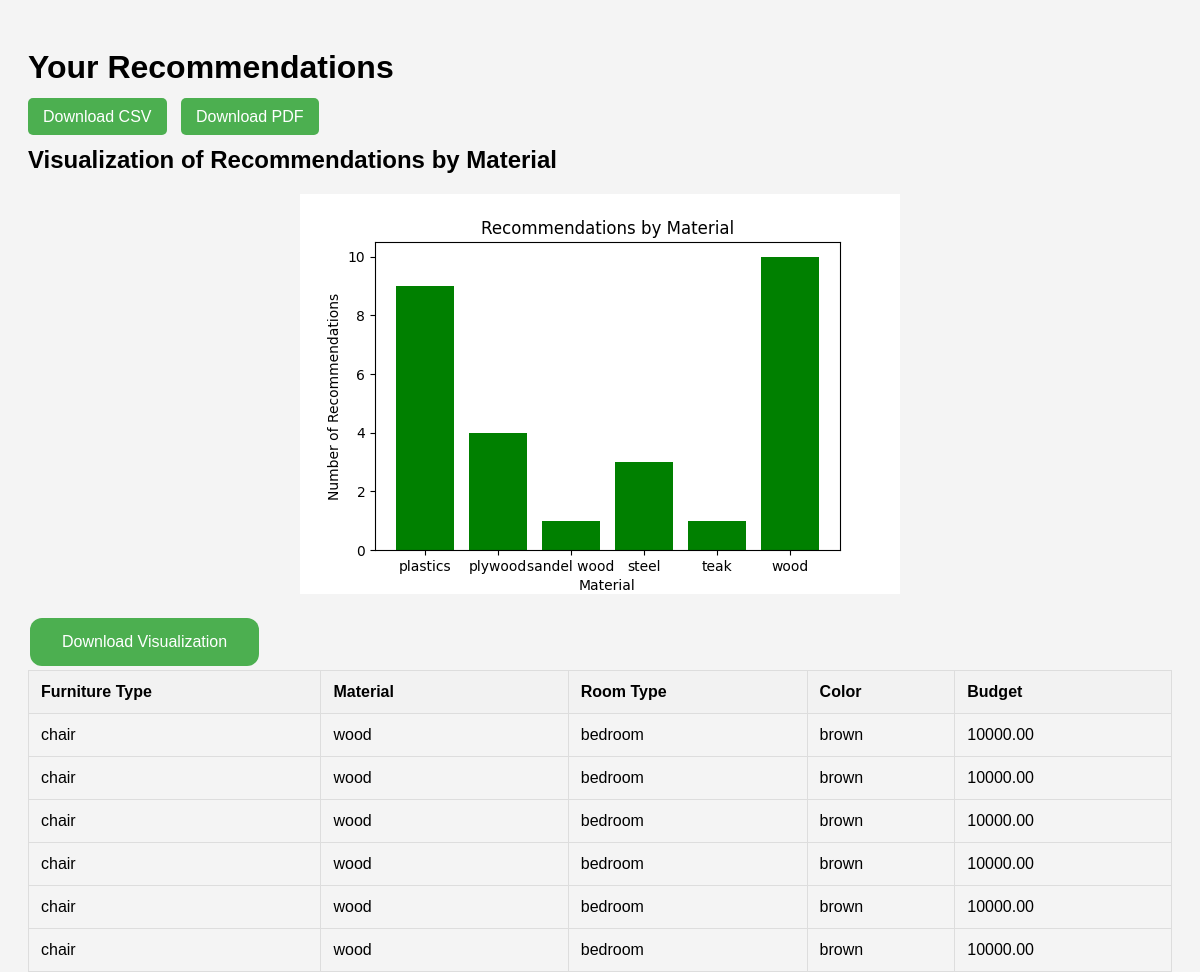
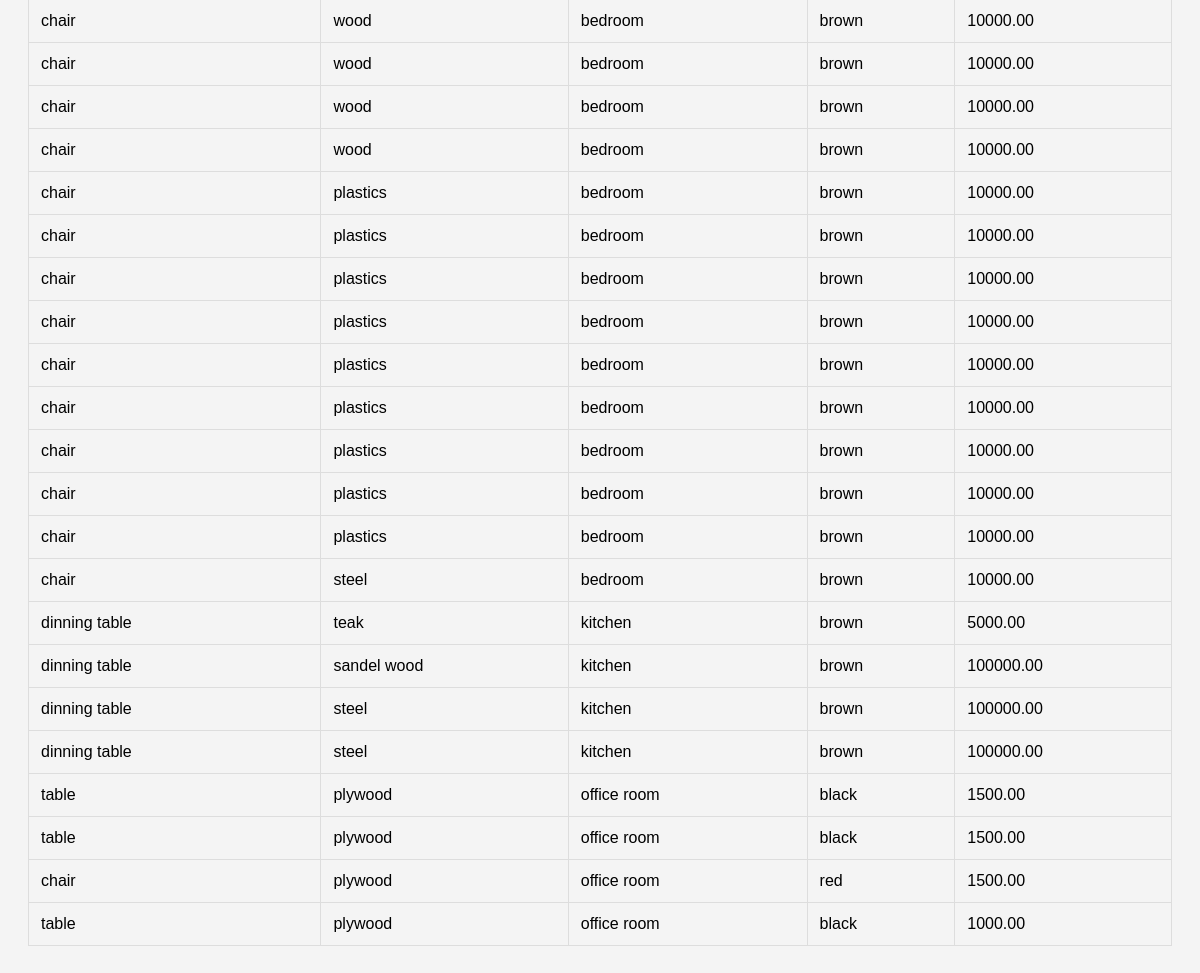
The page /recommendation-results/ on the database its author committed (2 pictures, top to bottom).
### handwash/models.py (models this page shows)
class FurnitureRecommendation(models.Model):
    material = models.CharField(max_length=100)
    furniture_type = models.CharField(max_length=100)
    room_type = models.CharField(max_length=100)
    color = models.CharField(max_length=100)
    budget = models.DecimalField(max_digits=10, decimal_places=2)
    recommendations_count = models.IntegerField(null=True, blank=True, default=0)  # Add this

### handwash/views.py (the view)
# urls.py: path('recommendation-results/', views.recommendation_results, name='recommendation_results'),
def recommendation_results(request):
    recommendations = FurnitureRecommendation.objects.all()
    recommendations_by_material = FurnitureRecommendation.objects.values('material').annotate(count=models.Count('id'))
    materials = [item['material'] for item in recommendations_by_material]
    counts = [item['count'] for item in recommendations_by_material]
    plt.figure(figsize=(6, 4))
    plt.bar(materials, counts, color='green')
    plt.xlabel('Material')
    plt.ylabel('Number of Recommendations')
    plt.title('Recommendations by Material')
    buffer = BytesIO()
    plt.savefig(buffer, format='png')
    buffer.seek(0)
    image_png = buffer.getvalue()
    buffer.close()
    graphic = base64.b64encode(image_png).decode('utf-8')
    return render(request, 'recommendation_results.html', {
        'recommendations': recommendations,
        'graphic': graphic
    })

### handwash/templates/recommendation_results.html (shortened to what this page needs)
<!DOCTYPE html>
<html lang="en">
<head>
</head>
<body>
    <h1>Your Recommendations</h1>
    <div class="download-buttons">
        <a href="{% url 'download_csv' %}">Download CSV</a>
        <a href="{% url 'download_pdf' %}">Download PDF</a>
    </div>
{% if graphic %}
<h2>Visualization of Recommendations by Material</h2>
<img id="visualization" alt="Bar chart of recommendations">
<button id="download-button" style="
    background-color: #4CAF50; /* Green background */
    border: none; /* Remove borders */
    color: white; /* White text */
    padding: 15px 32px; /* Some padding */
    text-align: center; /* Center the text */
    text-decoration: none; /* Remove underline */
    display: inline-block; /* Get it to display inline */
    font-size: 16px; /* Increase font size */
    margin: 4px 2px; /* Some margin */
    cursor: pointer; /* Pointer/hand icon */
    border-radius: 12px; /* Rounded corners */
    transition-duration: 0.4s; /* 0.4 second transition effect to hover state */
">Download Visualization</button>
{% endif %}
    <table>
        <thead>
            <tr>
                <th>Furniture Type</th>
                <th>Material</th>
                <th>Room Type</th>
                <th>Color</th>
                <th>Budget</th>
            </tr>
        </thead>
        <tbody>
            {% for recommendation in recommendations %}
            <tr>
                <td>{{ recommendation.furniture_type }}</td>
                <td>{{ recommendation.material }}</td>
                <td>{{ recommendation.room_type }}</td>
                <td>{{ recommendation.color }}</td>
                <td>{{ recommendation.budget }}</td>
            </tr>
            {% endfor %}
        </tbody>
    </table>
</body>
</html>

### handwash/templates/recommendation_results.html (style rules this page uses)
body { font-family: Arial, sans-serif; background-color: #f4f4f4; padding: 20px; }
table { width: 100%; border-collapse: collapse; margin-bottom: 20px; }
table, th, td { border: 1px solid #ddd; }
th, td { padding: 12px; text-align: left; }
th { background-color: #f2f2f2; }
.download-buttons { margin-bottom: 20px; }
.download-buttons a { text-decoration: none; padding: 10px 15px; background-color: #4CAF50; color: white; border-radius: 5px; margin-right: 10px; }
img { display: block; margin: 20px auto; }

### rows shown on the page
FurnitureRecommendation: furniture_type "chair", material "wood", room_type "bedroom", color "brown", budget "10000.00"
FurnitureRecommendation: furniture_type "chair", material "wood", room_type "bedroom", color "brown", budget "10000.00"
FurnitureRecommendation: furniture_type "chair", material "wood", room_type "bedroom", color "brown", budget "10000.00"
FurnitureRecommendation: furniture_type "chair", material "wood", room_type "bedroom", color "brown", budget "10000.00"
FurnitureRecommendation: furniture_type "chair", material "wood", room_type "bedroom", color "brown", budget "10000.00"
FurnitureRecommendation: furniture_type "chair", material "wood", room_type "bedroom", color "brown", budget "10000.00"
FurnitureRecommendation: furniture_type "chair", material "wood", room_type "bedroom", color "brown", budget "10000.00"
FurnitureRecommendation: furniture_type "chair", material "wood", room_type "bedroom", color "brown", budget "10000.00"
FurnitureRecommendation: furniture_type "chair", material "wood", room_type "bedroom", color "brown", budget "10000.00"
FurnitureRecommendation: furniture_type "chair", material "wood", room_type "bedroom", color "brown", budget "10000.00"
FurnitureRecommendation: furniture_type "chair", material "plastics", room_type "bedroom", color "brown", budget "10000.00"
FurnitureRecommendation: furniture_type "chair", material "plastics", room_type "bedroom", color "brown", budget "10000.00"
FurnitureRecommendation: furniture_type "chair", material "plastics", room_type "bedroom", color "brown", budget "10000.00"
FurnitureRecommendation: furniture_type "chair", material "plastics", room_type "bedroom", color "brown", budget "10000.00"
FurnitureRecommendation: furniture_type "chair", material "plastics", room_type "bedroom", color "brown", budget "10000.00"
FurnitureRecommendation: furniture_type "chair", material "plastics", room_type "bedroom", color "brown", budget "10000.00"
FurnitureRecommendation: furniture_type "chair", material "plastics", room_type "bedroom", color "brown", budget "10000.00"
FurnitureRecommendation: furniture_type "chair", material "plastics", room_type "bedroom", color "brown", budget "10000.00"
FurnitureRecommendation: furniture_type "chair", material "plastics", room_type "bedroom", color "brown", budget "10000.00"
FurnitureRecommendation: furniture_type "chair", material "steel", room_type "bedroom", color "brown", budget "10000.00"
FurnitureRecommendation: furniture_type "dinning table", material "teak", room_type "kitchen", color "brown", budget "5000.00"
FurnitureRecommendation: furniture_type "dinning table", material "sandel wood", room_type "kitchen", color "brown", budget "100000.00"
FurnitureRecommendation: furniture_type "dinning table", material "steel", room_type "kitchen", color "brown", budget "100000.00"
FurnitureRecommendation: furniture_type "dinning table", material "steel", room_type "kitchen", color "brown", budget "100000.00"
FurnitureRecommendation: furniture_type "table", material "plywood", room_type "office room", color "black", budget "1500.00"
FurnitureRecommendation: furniture_type "table", material "plywood", room_type "office room", color "black", budget "1500.00"
FurnitureRecommendation: furniture_type "chair", material "plywood", room_type "office room", color "red", budget "1500.00"
FurnitureRecommendation: furniture_type "table", material "plywood", room_type "office room", color "black", budget "1000.00"
